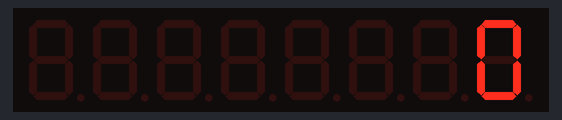
Simulated run of this sketch. Board: Arduino Uno, built with avr-gcc and run on an emulated ATmega328P. Shown: 8-digit seven-segment display.

Above: at 0.1 s.
At 0.5 s:
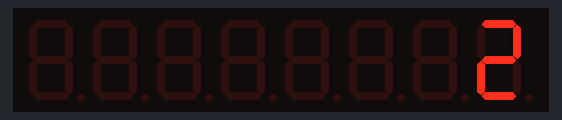
At 1.1 s:
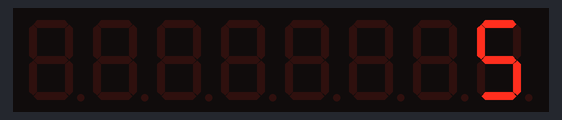
At 2.3 s:
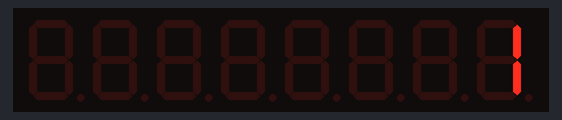

The sketch:

AtividadeESP.ino
```cpp
//Aluno: Eron Almeida Vieira da Silva
//Mat.:20142610326
//===========================================================//
//=========================Display7seg=======================//
//We always have to include the library
#include "LedControl.h"
#include <pgmspace.h>

LedControl lc=LedControl(0,1,2,1);

 const char number[] = {0,1,2,3,4,5,6,7,8,9};

// we always wait a bit between updates of the display //
unsigned long delaytime=250;
void setup() {

   //The MAX72XX is in power-saving mode on startup,
  // we have to do a wakeup call

  lc.shutdown(0,false);
  // Set the brightness to a medium values
  lc.setIntensity(0,8);
  // and clear the display
  lc.clearDisplay(0);
}
void loop(){

  for(int a = 0;a<10;a++){
     lc.setDigit(0,0,number[a],false);
     delay(200);
  }
}
// =======================================================//
/*=========================Pisca Led======================//
void setup() {
  // initialize digital esp8266 gpio 2 as an output.
  pinMode(2, OUTPUT);
  pinMode(LED_BUILTIN, OUTPUT);
}

// the loop function runs over and over again forever
void loop() {
  digitalWrite(2, HIGH);
  digitalWrite(LED_BUILTIN, LOW);// turn the LED on (HIGH is the voltage level)
  delay(1000);              // wait for a second
  digitalWrite(2, LOW);
  digitalWrite(LED_BUILTIN, HIGH);// turn the LED off by making the voltage LOW
  delay(1000);              // wait for a second
}
//========================================================*/
//===================LED_PUSHBUTTON=======================//
/*


const int button1 = 0;
const int button2 = 1;
const int led1 = 2;
boolean x = 0;

void setup(){
pinMode(button1,INPUT);
pinMode(button2,INPUT);
pinMode(led1,OUTPUT);
digitalWrite(led1,0);

}
void loop(){

  if( digitalRead(button1) == 1)          //Verificação de botões
    x = 1;
      if( x == 1)
      if(digitalRead(button2) == 1)
      x = 0;


      if( x == true)                      //Verificação de estado
      digitalWrite(led1,1);
      if(x==false)
      digitalWrite(led1,0);
}

*/
```

Measured:
- by itself, everything shown: repeats every 2.0 s, in 10 steps
